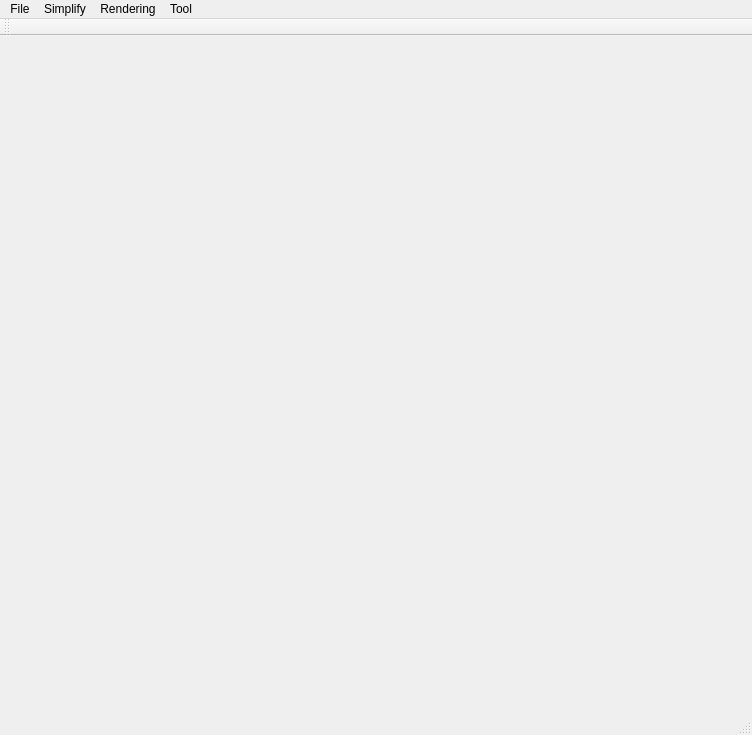
<?xml version="1.0" encoding="UTF-8"?>
<ui version="4.0">
 <class>MainWindowClass</class>
 <widget class="QMainWindow" name="MainWindowClass">
  <property name="geometry">
   <rect>
    <x>0</x>
    <y>0</y>
    <width>752</width>
    <height>735</height>
   </rect>
  </property>
  <property name="windowTitle">
   <string>CAOTool</string>
  </property>
  <widget class="QWidget" name="centralWidget"/>
  <widget class="QMenuBar" name="menuBar">
   <property name="geometry">
    <rect>
     <x>0</x>
     <y>0</y>
     <width>752</width>
     <height>21</height>
    </rect>
   </property>
   <widget class="QMenu" name="menuFile">
    <property name="title">
     <string>File</string>
    </property>
    <addaction name="actionOpen"/>
    <addaction name="actionSaveOBJ"/>
    <addaction name="actionSaveTopFaces"/>
    <addaction name="actionSavePLY"/>
    <addaction name="separator"/>
    <addaction name="actionLoadOBJ"/>
    <addaction name="separator"/>
    <addaction name="actionSaveImage"/>
    <addaction name="separator"/>
    <addaction name="actionExit"/>
   </widget>
   <widget class="QMenu" name="menuRendering">
    <property name="title">
     <string>Rendering</string>
    </property>
    <addaction name="actionColor"/>
    <addaction name="actionTexture"/>
    <addaction name="separator"/>
    <addaction name="actionRenderingBasic"/>
    <addaction name="actionRenderingSSAO"/>
    <addaction name="actionRenderingHatching"/>
   </widget>
   <widget class="QMenu" name="menuSimplify">
    <property name="title">
     <string>Simplify</string>
    </property>
    <addaction name="actionInputVoxel"/>
    <addaction name="separator"/>
    <addaction name="actionSimplifyByAll"/>
    <addaction name="actionSimplifyByDP"/>
    <addaction name="actionSimplifyByRightAngle"/>
    <addaction name="actionSimplifyByCurve"/>
    <addaction name="actionSimplifyByCurveRightAngle"/>
    <addaction name="actionSimplifyByEfficientRANSAC"/>
    <addaction name="separator"/>
    <addaction name="actionDPTest"/>
    <addaction name="actionRightAngleTest"/>
    <addaction name="actionCurveTest"/>
    <addaction name="separator"/>
    <addaction name="actionOffsetScale"/>
   </widget>
   <widget class="QMenu" name="menuTool">
    <property name="title">
     <string>Tool</string>
    </property>
    <addaction name="actionFindMatachingLayers"/>
   </widget>
   <addaction name="menuFile"/>
   <addaction name="menuSimplify"/>
   <addaction name="menuRendering"/>
   <addaction name="menuTool"/>
  </widget>
  <widget class="QToolBar" name="mainToolBar">
   <attribute name="toolBarArea">
    <enum>TopToolBarArea</enum>
   </attribute>
   <attribute name="toolBarBreak">
    <bool>false</bool>
   </attribute>
  </widget>
  <widget class="QStatusBar" name="statusBar"/>
  <action name="actionExit">
   <property name="text">
    <string>Exit</string>
   </property>
  </action>
  <action name="actionOpenSliceImage">
   <property name="icon">
    <iconset>
     <normaloff>Resources/open.png</normaloff>Resources/open.png</iconset>
   </property>
   <property name="text">
    <string>Open Slice Image</string>
   </property>
   <property name="shortcut">
    <string>Ctrl+O</string>
   </property>
  </action>
  <action name="actionRenderingBasic">
   <property name="checkable">
    <bool>true</bool>
   </property>
   <property name="checked">
    <bool>true</bool>
   </property>
   <property name="text">
    <string>Basic</string>
   </property>
  </action>
  <action name="actionRenderingSSAO">
   <property name="checkable">
    <bool>true</bool>
   </property>
   <property name="text">
    <string>SSAO</string>
   </property>
  </action>
  <action name="actionRenderingHatching">
   <property name="checkable">
    <bool>true</bool>
   </property>
   <property name="text">
    <string>Hatching</string>
   </property>
  </action>
  <action name="actionOpen">
   <property name="icon">
    <iconset>
     <normaloff>Resources/open.png</normaloff>Resources/open.png</iconset>
   </property>
   <property name="text">
    <string>Open</string>
   </property>
   <property name="shortcut">
    <string>Ctrl+O</string>
   </property>
  </action>
  <action name="actionSavePLY">
   <property name="text">
    <string>Save PLY</string>
   </property>
  </action>
  <action name="actionSimplifyByDP">
   <property name="checkable">
    <bool>true</bool>
   </property>
   <property name="text">
    <string>Douglas-Peucker</string>
   </property>
  </action>
  <action name="actionSimplifyByRightAngle">
   <property name="checkable">
    <bool>true</bool>
   </property>
   <property name="text">
    <string>Right Angle</string>
   </property>
  </action>
  <action name="actionInputVoxel">
   <property name="checkable">
    <bool>true</bool>
   </property>
   <property name="checked">
    <bool>true</bool>
   </property>
   <property name="text">
    <string>Input</string>
   </property>
  </action>
  <action name="actionSaveImage">
   <property name="text">
    <string>Save Image</string>
   </property>
   <property name="shortcut">
    <string>P</string>
   </property>
  </action>
  <action name="actionSaveImageHD">
   <property name="text">
    <string>Save Image HD</string>
   </property>
  </action>
  <action name="actionColor">
   <property name="checkable">
    <bool>true</bool>
   </property>
   <property name="checked">
    <bool>true</bool>
   </property>
   <property name="text">
    <string>Color</string>
   </property>
  </action>
  <action name="actionTexture">
   <property name="checkable">
    <bool>true</bool>
   </property>
   <property name="text">
    <string>Texture</string>
   </property>
  </action>
  <action name="actionColoringByLayer">
   <property name="checkable">
    <bool>true</bool>
   </property>
   <property name="text">
    <string>Coloring by Layer</string>
   </property>
  </action>
  <action name="actionSimplifyByCurve">
   <property name="checkable">
    <bool>true</bool>
   </property>
   <property name="text">
    <string>Curve</string>
   </property>
  </action>
  <action name="actionSimplifyByAll">
   <property name="checkable">
    <bool>true</bool>
   </property>
   <property name="text">
    <string>All</string>
   </property>
  </action>
  <action name="actionDPTest">
   <property name="text">
    <string>Douglas-Peucker Test</string>
   </property>
  </action>
  <action name="actionRightAngleTest">
   <property name="text">
    <string>Right Angle Test</string>
   </property>
  </action>
  <action name="actionCurveTest">
   <property name="text">
    <string>Curve Test</string>
   </property>
  </action>
  <action name="actionSimplifyByCurveRightAngle">
   <property name="checkable">
    <bool>true</bool>
   </property>
   <property name="text">
    <string>Curve + Right Angle</string>
   </property>
  </action>
  <action name="actionSaveOBJ">
   <property name="icon">
    <iconset>
     <normaloff>Resources/save.png</normaloff>Resources/save.png</iconset>
   </property>
   <property name="text">
    <string>Save OBJ</string>
   </property>
   <property name="shortcut">
    <string>Ctrl+S</string>
   </property>
  </action>
  <action name="actionSaveTopFaces">
   <property name="text">
    <string>Save Top Faces</string>
   </property>
  </action>
  <action name="actionOffsetScale">
   <property name="text">
    <string>Offset &amp; Scale</string>
   </property>
  </action>
  <action name="actionSimplifyByEfficientRANSAC">
   <property name="text">
    <string>EfficientRANSAC</string>
   </property>
  </action>
  <action name="actionLoadOBJ">
   <property name="text">
    <string>Load OBJ</string>
   </property>
  </action>
  <action name="actionFindMatachingLayers">
   <property name="text">
    <string>Find Mataching Layers</string>
   </property>
  </action>
 </widget>
 <layoutdefault spacing="6" margin="11"/>
 <resources>
  <include location="MainWindow.qrc"/>
 </resources>
 <connections/>
</ui>
